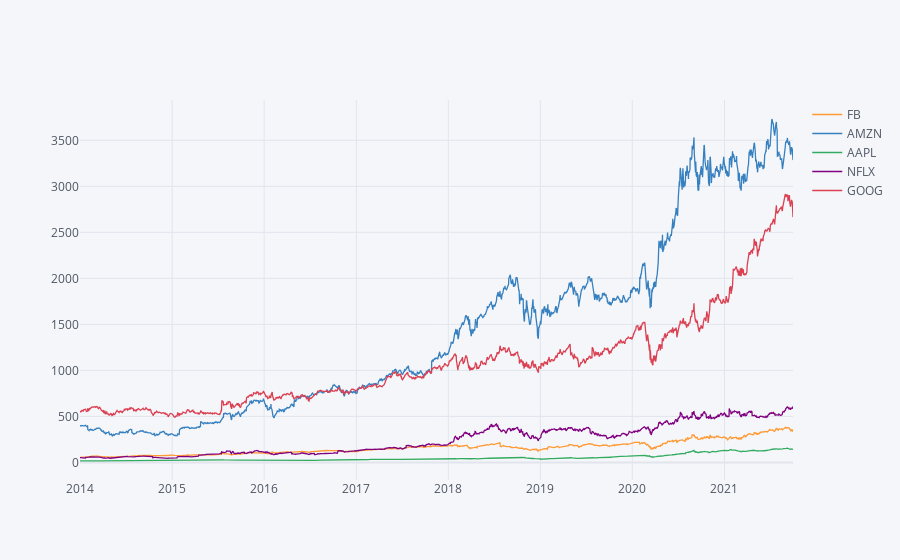

The notebook cell this image was saved under:
### Code cell
plot_stocks(df_stock=df,names=labels)

### Figure 1 — Plotly figure (JSON) as saved in the notebook; plotly's stock layout.template omitted (floating-point values rounded to 4 significant figures; data arrays with more than 128 entries replaced by an {"elided": "..."} marker saying what was removed)
{"data": [{"line": {"color": "rgba(255, 153, 51, 1.0)", "dash": "solid", "shape": "linear", "width": 1.3}, "mode": "lines", "name": "FB", "text": "", "type": "scatter", "x": {"elided": "1952 str values"}, "y": {"elided": "1952 float values"}}, {"line": {"color": "rgba(55, 128, 191, 1.0)", "dash": "solid", "shape": "linear", "width": 1.3}, "mode": "lines", "name": "AMZN", "text": "", "type": "scatter", "x": {"elided": "1952 str values"}, "y": {"elided": "1952 float values"}}, {"line": {"color": "rgba(50, 171, 96, 1.0)", "dash": "solid", "shape": "linear", "width": 1.3}, "mode": "lines", "name": "AAPL", "text": "", "type": "scatter", "x": {"elided": "1952 str values"}, "y": {"elided": "1952 float values"}}, {"line": {"color": "rgba(128, 0, 128, 1.0)", "dash": "solid", "shape": "linear", "width": 1.3}, "mode": "lines", "name": "NFLX", "text": "", "type": "scatter", "x": {"elided": "1952 str values"}, "y": {"elided": "1952 float values"}}, {"line": {"color": "rgba(219, 64, 82, 1.0)", "dash": "solid", "shape": "linear", "width": 1.3}, "mode": "lines", "name": "GOOG", "text": "", "type": "scatter", "x": {"elided": "1952 str values"}, "y": {"elided": "1952 float values"}}], "layout": {"legend": {"bgcolor": "#F5F6F9", "font": {"color": "#4D5663"}}, "paper_bgcolor": "#F5F6F9", "plot_bgcolor": "#F5F6F9", "title": {"font": {"color": "#4D5663"}}, "xaxis": {"gridcolor": "#E1E5ED", "showgrid": true, "tickfont": {"color": "#4D5663"}, "title": {"font": {"color": "#4D5663"}, "text": ""}, "zerolinecolor": "#E1E5ED"}, "yaxis": {"gridcolor": "#E1E5ED", "showgrid": true, "tickfont": {"color": "#4D5663"}, "title": {"font": {"color": "#4D5663"}, "text": ""}, "zerolinecolor": "#E1E5ED"}}}
